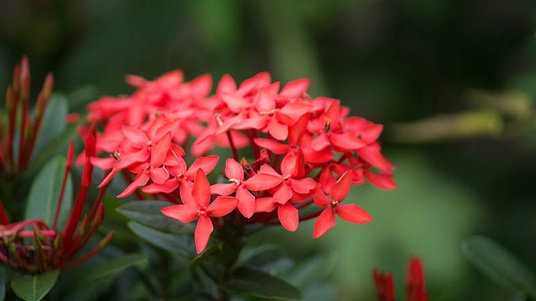
#> input picture 01-lab-color-play/images/jungle_flower.jpg, 536 x 301 px, shrunk from 800 x 450 before the run
$ jupyter execute Lab01_Color_Play_Quang.ipynb
#> lines starting #> are read from the running program, lines starting #| are printed output that depends on the picture; after the words box and inside, x2 and y2 are one past the last pixel; in counts of white or black regions, pixels touching at a corner belong together
# Lab 01 — Color Fun

**Topics:** RGB channels, RGB→HSV conversion, color masks, selective recoloring, HSV visualization

## Learning outcomes

By the end of this lab, you should be able to:

1. interpret the three RGB channels;
2. convert a normalized RGB image to HSV and back;
3. build color masks in HSV;
4. recolor an object while retaining its shading and texture;
5. manipulate and visualize hue, saturation, and value;
6. explain why color thresholds can fail under shadows and highlights.

The supplied images are intentionally controlled. Thresholds that work here will not automatically generalize to every natural photograph.

**Name:** Quang Nguyen
**Submission:** Lab 01 (Color Fun), completed and executed notebook

## 0. Setup — 5 minutes

Run the cell below to import the libraries, define two helper functions, load the sample images, and display them.

The images are stored as RGB NumPy arrays with floating-point values in **[0, 1]**. The printed output shows each image's shape, data type, and value range.

Check that both images load correctly and appear in the two-panel visualization before moving on.

### 💡 What this code does (simple explanation)

- **Imports** the tools: NumPy (arrays), Matplotlib (plots and the RGB↔HSV converters), PIL (opening image files).
- `load_rgb` opens a picture and divides by 255, so every pixel value is a decimal between **0 and 1** instead of 0–255. The HSV functions in Matplotlib expect this [0, 1] range.
- `show_grid` is just a helper to show several images next to each other with titles.
- The print line confirms each image is **height × width × 3** (3 = R, G, B), stored as `float32`, with min 0 and max 1.

**One-line version for the prof:** *"I load both images as float RGB in [0, 1] because Matplotlib's HSV conversion works on that range."*

[cell 1]
from pathlib import Path

import matplotlib.pyplot as plt
import numpy as np
from matplotlib.colors import hsv_to_rgb, rgb_to_hsv
from PIL import Image

ASSETS = Path("images")

def load_rgb(path):
    """Load an image as float RGB in [0, 1]."""
    return np.asarray(Image.open(path).convert("RGB"), dtype=np.float32) / 255.0
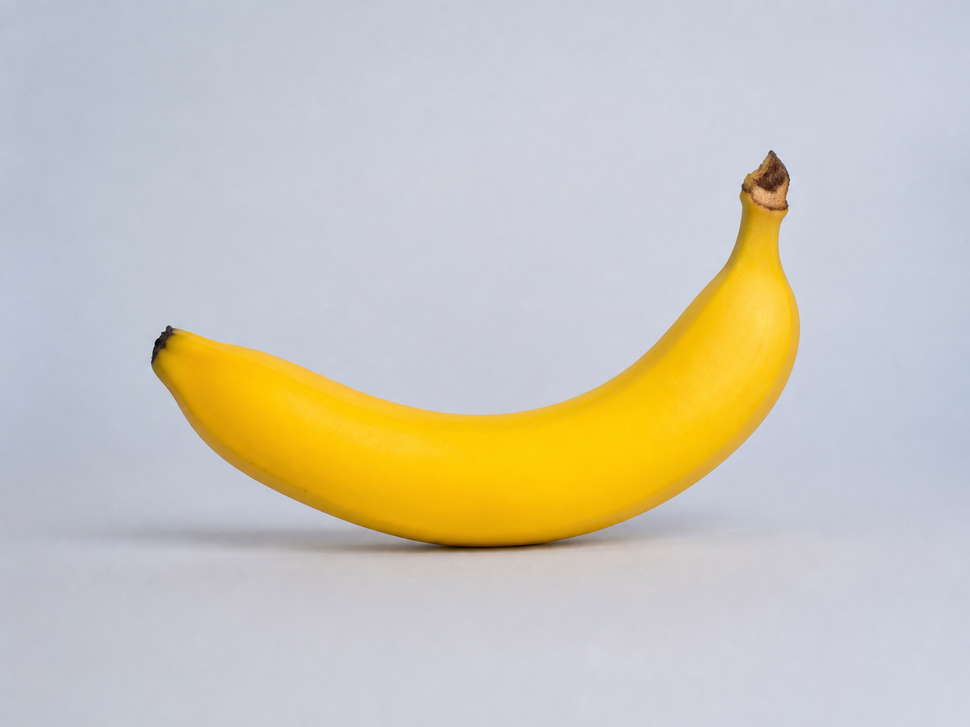
#> input picture 01-lab-color-play/images/yellow_banana.png, 970 x 727 px, shrunk from 1448 x 1086 before the run
#| Flower: (301, 536, 3) float32 0.0 1.0
#| Banana: (727, 970, 3) float32 0.0 1.0

def show_grid(images, titles, columns=3, figsize=(14, 8)):
#> called with columns = 2, figsize = (12, 5)
    rows = int(np.ceil(len(images) / columns))
#> rows = 1
    fig, axes = plt.subplots(rows, columns, figsize=figsize)
    axes = np.atleast_1d(axes).ravel()
    for ax, image, title in zip(axes, images, titles):
        ax.imshow(np.clip(image, 0, 1))
        ax.set_title(title)
        ax.axis("off")
#> this loop made 2 passes
#> title on passes 1 to 2: 'Red flower', 'Yellow banana'
    for ax in axes[len(images):]:
        ax.axis("off")
#> this loop made 0 passes
    fig.tight_layout()
    return fig

flower = load_rgb(ASSETS / "jungle_flower.jpg")
banana = load_rgb(ASSETS / "yellow_banana.png")

print("Flower:", flower.shape, flower.dtype, flower.min(), flower.max())
print("Banana:", banana.shape, banana.dtype, banana.min(), banana.max())

show_grid([flower, banana], ["Red flower", "Yellow banana"], columns=2, figsize=(12, 5));

## 1. Explore the RGB channels — 8 minutes

### Question 1.1

Display the red, green, and blue contributions of the flower as color images. For the red contribution, keep the red channel and set the other two channels to zero. Repeat for green and blue.

### Question 1.2

Which channel contains the strongest response on the petals? Why are the leaves still visible in more than one channel?

### 💡 What this code does (simple explanation)

A colour image is really **three grey images stacked together**: one for red, one for green, one for blue.
To "see" just one channel as a colour, I keep that channel and put **zeros** (black) in the other two:

| Image | R | G | B |
|---|---|---|---|
| Red contribution | flower R | 0 | 0 |
| Green contribution | 0 | flower G | 0 |
| Blue contribution | 0 | 0 | flower B |

`np.dstack` glues the three layers back into an H×W×3 image. Bright areas in a panel = that colour is strong there.
The last few lines print the **average R, G, B on the petals and on the leaves** so my answer has numbers, not just eyeballing.

[cell 2]
# Make three H×W×3 images, each one keeping only ONE colour channel.
zeros = np.zeros_like(flower[..., 0])   # a black H×W layer (all 0)
#> zeros: shape (301, 536) float32; every value is 0

red_contribution   = np.dstack([flower[..., 0], zeros, zeros])   # keep R, set G=B=0
green_contribution = np.dstack([zeros, flower[..., 1], zeros])   # keep G, set R=B=0
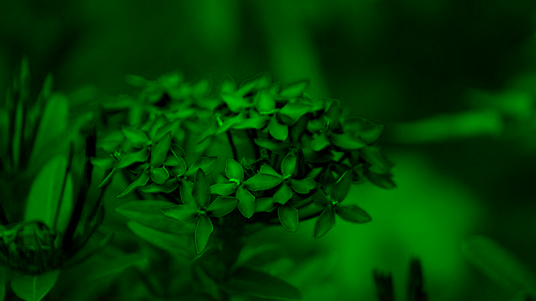
#> green_contribution: shape (301, 536, 3) float32; mean R, G, B 0, 0.233, 0
blue_contribution  = np.dstack([zeros, zeros, flower[..., 2]])   # keep B, set R=G=0
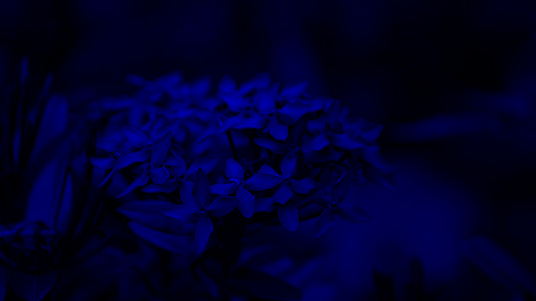
#> blue_contribution: shape (301, 536, 3) float32; mean R, G, B 0, 0, 0.167

# show the original image and the three contributions in a 1×4 grid.
show_grid(
    [flower, red_contribution, green_contribution, blue_contribution],
    ["Original", "Red contribution", "Green contribution", "Blue contribution"],
    columns=4,
    figsize=(16, 4),
);
#> the loop in show_grid (call 2), `for ax, image, title in zip(axes, images, titles):` made 4 passes

# Numbers to back up the answer: average R, G, B on the petals vs on the leaves.
_hsv = rgb_to_hsv(flower)
#> _hsv: shape (301, 536, 3) float32; mean of channels 0, 1, 2 0.355, 0.531, 0.375
_petals = ((_hsv[..., 0] < 0.045) | (_hsv[..., 0] > 0.955)) & (_hsv[..., 1] > 0.45) & (_hsv[..., 2] > 0.25)
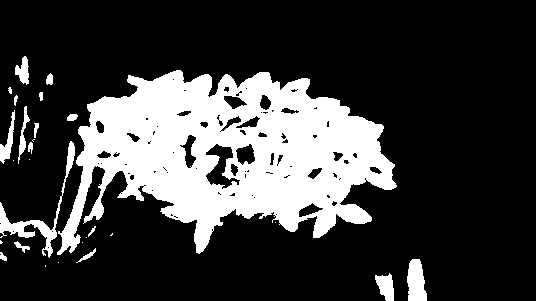
#> _petals: shape (301, 536) bool; 23.7% white; 28 white regions (10 under 20 px), largest, box (x1, y1, x2, y2) and area: (57, 70, 397, 255) 34776, (0, 141, 75, 258) 1140, (407, 259, 427, 301) 656
_leaves = (_hsv[..., 0] > 0.15) & (_hsv[..., 0] < 0.5) & (_hsv[..., 1] > 0.2)
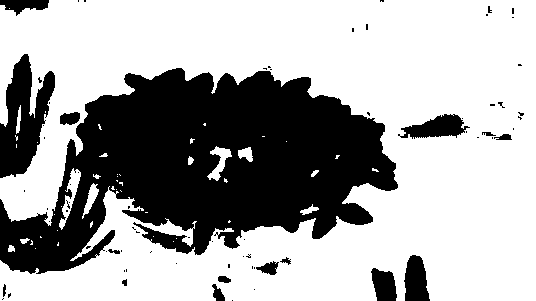
#> _leaves: shape (301, 536) bool; 66.2% white; 73 black regions (57 under 20 px), largest, box (x1, y1, x2, y2) and area: (0, 68, 398, 274) 46615, (0, 54, 55, 178) 3768, (398, 114, 470, 139) 999
print("Mean [R, G, B] on petals:", np.round(flower[_petals].mean(axis=0), 3))
#| Mean [R, G, B] on petals: [0.811 0.25  0.269]
print("Mean [R, G, B] on leaves:", np.round(flower[_leaves].mean(axis=0), 3))
#| Mean [R, G, B] on leaves: [0.169 0.225 0.13 ]

#### Answer 1.2

**Your answer:**

- **The red channel has the strongest response on the petals.** In the "Red contribution" panel the petals are bright, but in the green and blue panels they are almost black. The numbers agree: on the petals the mean [R, G, B] ≈ **[0.82, 0.25, 0.27]**, so R is more than 3× larger than G or B.
- **The leaves appear in more than one channel** because real colours are a **mix** of R, G and B, not one pure channel. A dark natural green leaf is roughly **[0.17, 0.23, 0.13]**: G is the largest, but R and B are far from zero. Leaves also reflect some light of every wavelength and have bright shiny highlights (which are near-white, so high in all three). The camera's R, G and B filters also overlap, so one surface gives a signal in several channels.
- **In short:** a channel shows *how much* of that primary is in a pixel, not *whether the object is that colour*. That is why RGB alone is awkward for selecting "the red thing", and why we move to HSV next.

## 2. Recolor the red flower — 15 minutes

We will detect the red petals in HSV and replace only their hue. Saturation and value are preserved so the flower keeps its texture, highlights, and shadows.

### Question 2.1

Convert the flower to HSV and create a red-petal mask using:

- H < 0.045 **or** H > 0.955;
- S > 0.45;
- V > 0.25.

Why does red require an **OR** condition?

### Question 2.2

Write a function that replaces hue inside a mask. Recolor the flower to:

- green: H = 1/3;
- blue: H = 2/3.

### 💡 What this code does (simple explanation)

1. **Convert to HSV.** HSV splits colour into 3 easy ideas:
   - **H (hue)** = *which* colour (red, yellow, green…), as a position on a colour **circle** from 0 to 1;
   - **S (saturation)** = how *strong/pure* the colour is (0 = grey, 1 = vivid);
   - **V (value)** = how *bright* it is (0 = black, 1 = brightest).
2. **Build the mask**, a True/False picture where True means "this pixel is red petal" (shown as **yellow** in the plot, False as **purple**):
   - hue near 0 **or** near 1 → red;
   - **and** S > 0.45 → really colourful, not greyish;
   - **and** V > 0.25 → not in deep shadow.
3. **Recolour.** `recolor_hue` changes **only H** inside the mask and leaves S and V untouched. Then it converts back to RGB.
   Setting H = 1/3 gives green, and H = 2/3 gives blue.

Because S and V are kept, the petals keep their **shading, highlights and texture**. Only the "name" of the colour changes.

[cell 3]
flower_hsv = rgb_to_hsv(flower)            # RGB -> HSV, every value in [0, 1]
h, s, v = np.moveaxis(flower_hsv, -1, 0)   # split into three H×W arrays
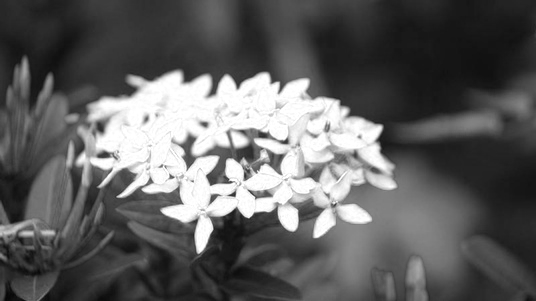
#> v: shape (301, 536) float32; min 0.0196, max 1, mean 0.375

# Red sits at BOTH ends of the hue circle (near 0 and near 1), so we need OR for hue,
# then AND with "colourful enough" (S) and "bright enough" (V).
red_mask = ((h < 0.045) | (h > 0.955)) & (s > 0.45) & (v > 0.25)

def recolor_hue(rgb, mask, target_hue):
    """Replace hue inside mask while preserving saturation and value."""
#> called with target_hue = 0.333
    hsv = rgb_to_hsv(rgb)
    edited_hsv = hsv.copy()
    edited_hsv[..., 0][mask] = target_hue % 1.0
#> edited_hsv: shape (301, 536, 3) float32; mean of channels 0, 1, 2 0.275, 0.531, 0.375
    return hsv_to_rgb(edited_hsv)
#> returned value: shape (301, 536, 3) float32

flower_green = recolor_hue(flower, red_mask, 1/3)   # H = 1/3 -> green
flower_blue  = recolor_hue(flower, red_mask, 2/3)   # H = 2/3 -> blue
#> call 2 of recolor_hue, with target_hue = 0.667
#> in recolor_hue (call 2), `return hsv_to_rgb(edited_hsv)`:
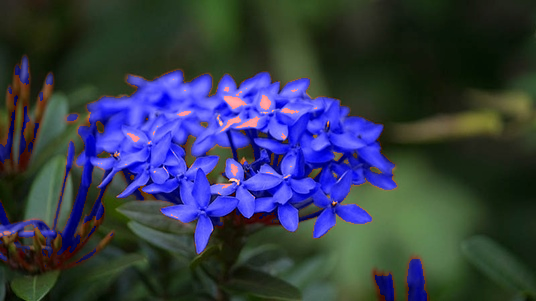
#> returned value: shape (301, 536, 3) float32; mean of channels 0, 1, 2 0.202, 0.231, 0.295; drawn as R, G, B

print(f"Red mask selects {red_mask.mean():.1%} of the pixels")
#| Red mask selects 23.7% of the pixels
print(f"  from the low end  (H < 0.045): {((h < 0.045) & red_mask).mean():.1%}")
#|   from the low end  (H < 0.045): 7.7%
print(f"  from the high end (H > 0.955): {((h > 0.955) & red_mask).mean():.1%}")
#|   from the high end (H > 0.955): 16.0%

# original, mask, green result, blue result.
show_grid(
    [flower, red_mask, flower_green, flower_blue],
    ["Original", "Red-petal mask", "Hue → green", "Hue → blue"],
    columns=4,
    figsize=(16, 4),
);
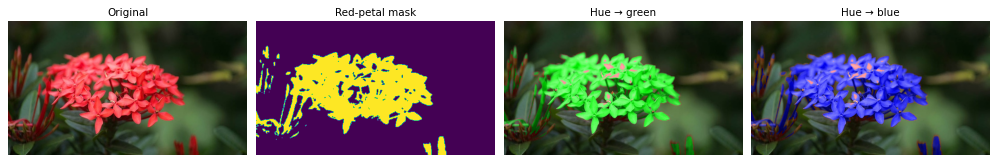
#> figure drawn by matplotlib, 4 panels

#### Answer 2.1: why red needs an OR

**Your answer:**

- Hue is an **angle on a circle**, scaled to [0, 1). Red sits exactly where the circle **joins**: H = 0 and H = 1 are the *same* colour.
- So red pixels split into two groups: slightly orange-red ones just **above 0** (H < 0.045), and slightly pink/magenta-red ones just **below 1** (H > 0.955).
- A single range `0.955 < H < 0.045` is impossible (there is no number that is both > 0.955 and < 0.045), so we must write **`(H < 0.045) OR (H > 0.955)`**.
- The run shows both halves really are used. The mask selects about **23 %** of the image: about **7.5 %** comes from the low end and **15.7 %** from the high end. Using only one side would miss most of the petals.
- The S and V conditions are joined with **AND** so the mask keeps only pixels that are red **and** colourful **and** not too dark. This removes dark shadow pixels and greyish pixels whose hue is unreliable.

#### Answer 2.2: recolouring

**Your answer:**

- `recolor_hue` converts to HSV, sets **H = target** only where `mask` is True, and converts back. **S and V are not touched.**
- **H = 1/3 → green flower, H = 2/3 → blue flower.** In both results the petals keep their folds, darker edges and highlights, because brightness (V) and colour strength (S) are the same as the original. Only *which* colour changed.
- The leaves, stems and background are unchanged because they are outside the mask.
- **Limitations I can see in the result:**
  - The **pale pink centres** of some flowers stay **pink**. They are less saturated (S < 0.45), so the mask leaves them out.
  - The mask also picks up the **red stems and flower buds** on the left and bottom of the picture, so they turn green/blue too. The rule selects *anything* red, not just petals.
  - The mask edge is **jagged** because a hard threshold makes a yes/no decision for each pixel (see exit question 4).

## 3. Recolor the yellow banana — 10 minutes

### Question 3.1

Build a yellow-peel mask using:

- 0.08 < H < 0.19;
- S > 0.25;
- V > 0.30.

Recolor the peel to red (H = 0) and green (H = 1/3).

### Question 3.2

Inspect the banana tips, edge pixels, and shadow. Which areas are excluded by the mask, and which threshold is mainly responsible?

### 💡 What this code does (simple explanation)

Same idea as the flower, but for the banana:

- **Yellow** lives in one continuous range of hue (0.08–0.19). Unlike red, it does **not** wrap around the 0/1 point, so only **AND** conditions are needed.
- S > 0.25 removes the greyish background; V > 0.30 removes very dark pixels.
- Then I reuse the **same** `recolor_hue` function: H = 0 → red banana, H = 1/3 → green banana.

In the mask panel, **yellow = True** (the pixel gets recoloured) and **purple = False** (the pixel stays exactly as in the original). Matplotlib draws a True/False picture with its default yellow/purple colours.

[cell 4]
banana_hsv = rgb_to_hsv(banana)
#> banana_hsv: shape (727, 970, 3) float32; mean of channels 0, 1, 2 0.551, 0.186, 0.849
h, s, v = np.moveaxis(banana_hsv, -1, 0)
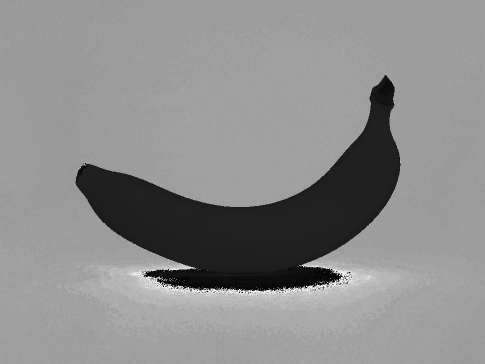
#> h: shape (727, 970) float32 (shown at 1/2 size); min 0, max 0.99, mean 0.552
#> s: shape (727, 970) float32
#> v: shape (727, 970) float32

# Yellow is one continuous band of hue (no wrap-around), so only AND is needed.
yellow_mask = (h > 0.08) & (h < 0.19) & (s > 0.25) & (v > 0.30)
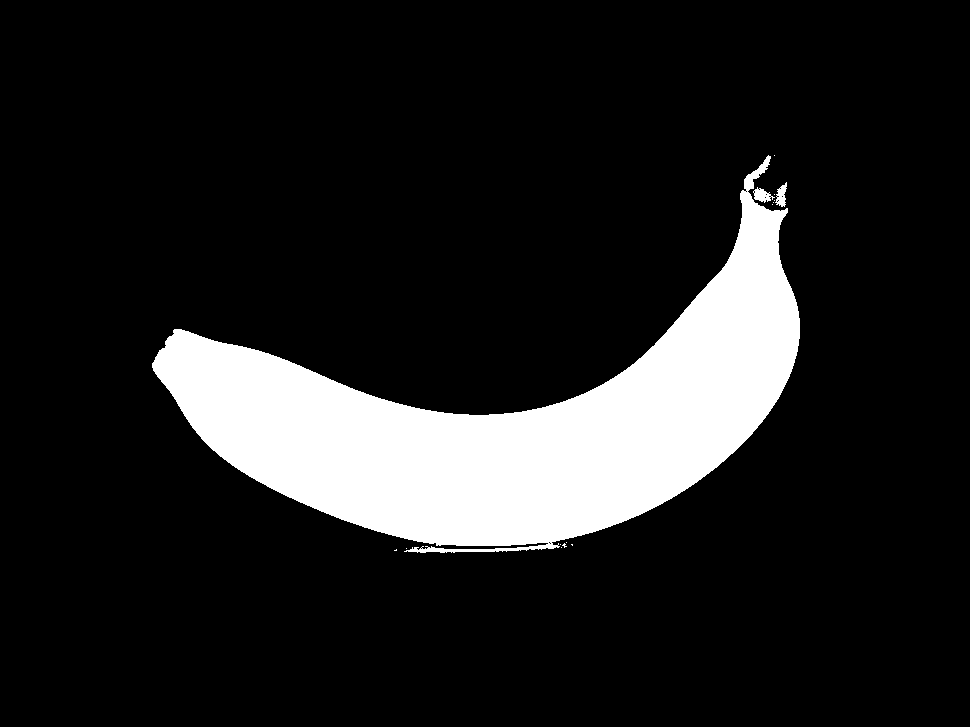
#> yellow_mask: shape (727, 970) bool; 13.1% white; 15 white regions (12 under 20 px), largest, box (x1, y1, x2, y2) and area: (152, 155, 800, 553) 91698, (753, 187, 775, 203) 182, (775, 182, 787, 207) 170

banana_red   = recolor_hue(banana, yellow_mask, 0.0)   # H = 0   -> red
#> (the rest of the program and of its run is left out)
